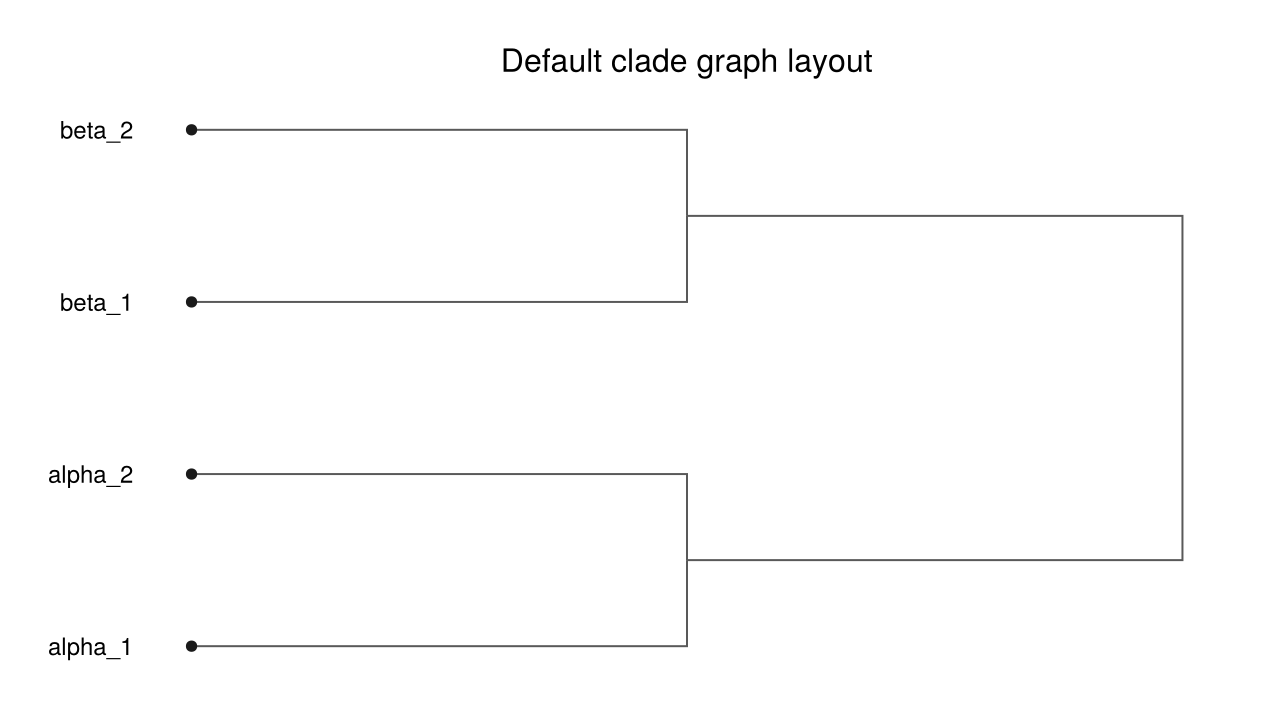

Write Julia code to recreate this figure.
# README quick start example.
#
# Run:
#   julia --project=examples examples/readme_quickstart.jl
#
# Output: readme_quickstart.png in this directory.

using CairoMakie
using LineagesMakie

struct Node
    name::String
    edgelength::Float64
    children::Vector{Node}
end

leaf(name, edgelength) = Node(name, edgelength, Node[])
node(name, edgelength, children::Node...) = Node(name, edgelength, Node[children...])

rootnode = node(
    "rootnode",
    0.0,
    node("alpha", 0.0, leaf("alpha_1", 0.0), leaf("alpha_2", 0.0)),
    node("beta", 0.0, leaf("beta_1", 0.0), leaf("beta_2", 0.0)),
)

accessor = lineagegraph_accessor(rootnode; children = node -> node.children)

plot_result = lineageplot(
    rootnode,
    accessor;
    figure = (; size = (640, 360)),
    axis = (; title = "Default clade graph layout"),
    leaf_label_func = node -> node.name,
    node_color = :white,
    node_strokecolor = :gray35,
    leaf_color = :gray10,
    edge_color = :gray35,
)

fig, _, _ = plot_result
save(joinpath(@__DIR__, "readme_quickstart.png"), fig)
